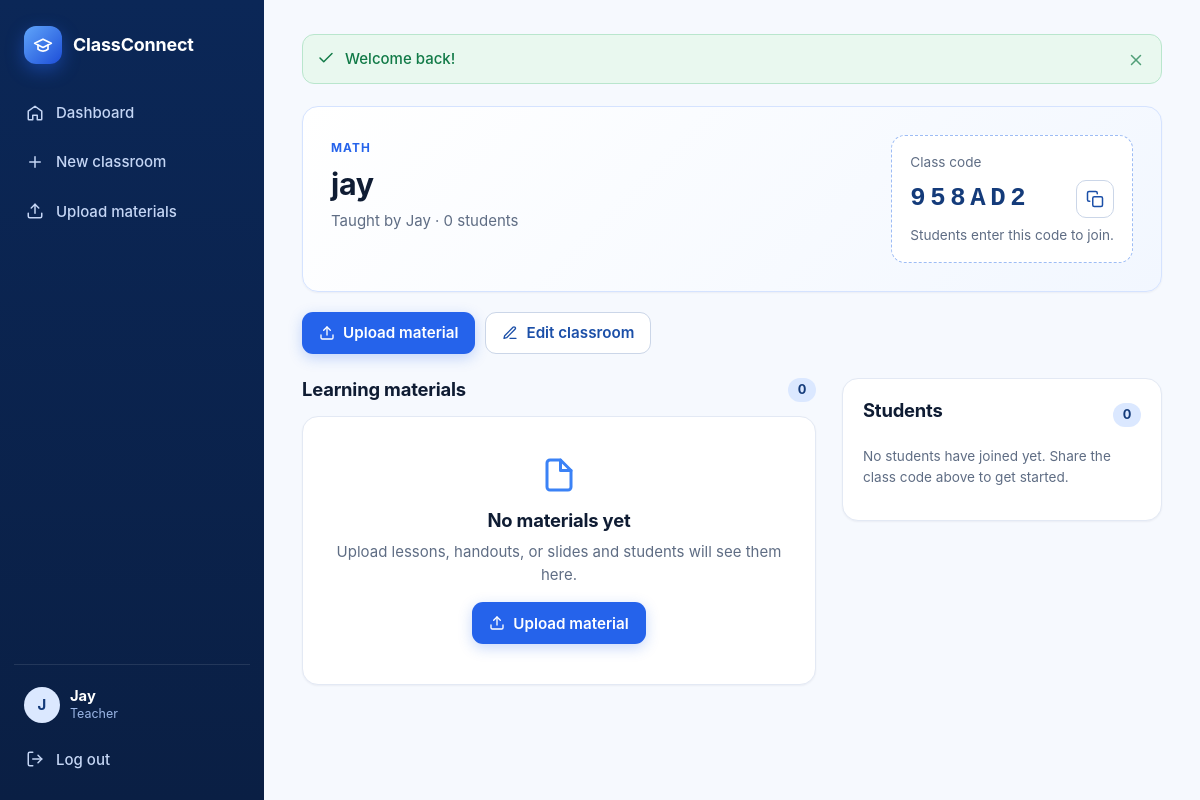
The page /classroom.php?id=1 (signed in) on the database its author committed.
### tables this page shows
CREATE TABLE users (
    id            INTEGER PRIMARY KEY AUTOINCREMENT,
    full_name     TEXT    NOT NULL,
    email         TEXT    NOT NULL UNIQUE,
    password_hash TEXT    NOT NULL,
    role          TEXT    NOT NULL CHECK (role IN ('teacher', 'student')),
    created_at    TEXT    NOT NULL DEFAULT (datetime('now'))
);

CREATE TABLE classrooms (
    id          INTEGER PRIMARY KEY AUTOINCREMENT,
    teacher_id  INTEGER NOT NULL REFERENCES users (id) ON DELETE CASCADE,
    name        TEXT    NOT NULL,
    subject     TEXT    NOT NULL DEFAULT '',
    description TEXT    NOT NULL DEFAULT '',
    class_code  TEXT    NOT NULL UNIQUE,
    created_at  TEXT    NOT NULL DEFAULT (datetime('now'))
);

### app/auth.php (called while the page is built, shortened)
<?php
function current_user(): ?array
{
    static $loaded = false;
    static $user = null;
    if (!$loaded) {
        $loaded = true;
        $id = $_SESSION['user_id'] ?? null;
        if ($id !== null) {
            $user = one('SELECT id, full_name, email, role FROM users WHERE id = ?', [(int) $id]);
        }
    }
    return $user;
}
function require_login(?string $role = null): array
{
    $user = current_user();
    return $user;
}

### app/helpers.php (called while the page is built, shortened)
<?php
function e(?string $value): string
{
    return htmlspecialchars((string) $value, ENT_QUOTES | ENT_SUBSTITUTE, 'UTF-8');
}
function take_flashes(): array
{
    $items = $_SESSION['flash'] ?? [];
    return $items;
}
function first_letter(string $value): string
{
    $value = trim($value);
    if (function_exists('mb_substr') && function_exists('mb_strtoupper')) {
        return mb_strtoupper(mb_substr($value, 0, 1, 'UTF-8'), 'UTF-8');
    }
    return strtoupper(substr($value, 0, 1));
}
function plural(int $count, string $singular, string $plural): string
{
    return $count . ' ' . ($count === 1 ? $singular : $plural);
}

### app/db.php (called while the page is built, shortened)
<?php
function db(): PDO
{
    static $pdo = null;
    if ($pdo === null) {
        $pdo = new PDO('sqlite:' . DB_PATH, null, null, [
            PDO::ATTR_ERRMODE => PDO::ERRMODE_EXCEPTION,
            PDO::ATTR_DEFAULT_FETCH_MODE => PDO::FETCH_ASSOC,
        ]);
        $pdo->exec('PRAGMA foreign_keys = ON');
        $pdo->exec(SCHEMA);
    }
    return $pdo;
}
function q(string $sql, array $params = []): PDOStatement
{
    $statement = db()->prepare($sql);
    $statement->execute($params);
    return $statement;
}
function one(string $sql, array $params = []): ?array
{
    $row = q($sql, $params)->fetch();
    return $row === false ? null : $row;
}
function all(string $sql, array $params = []): array
{
    return q($sql, $params)->fetchAll();
}

### app/classrooms.php (called while the page is built, shortened)
<?php
function find_classroom(int $id): ?array
{
    return one(
        'SELECT c.*, u.full_name AS teacher_name
         FROM classrooms c JOIN users u ON u.id = c.teacher_id
         WHERE c.id = ?',
        [$id]
    );
}
function classroom_for_viewer(int $id, array $user): array
{
    $classroom = find_classroom($id);
    if ($user['role'] === ROLE_TEACHER) {
        return [$classroom, true];
    }
    return [$classroom, false];
}

### public/classroom.php (the view, shortened to what this page needs)
<?php
require __DIR__ . '/../app/bootstrap.php';
$user = require_login();
[$classroom, $isOwner] = classroom_for_viewer((int) ($_GET['id'] ?? 0), $user);
$classroomId = (int) $classroom['id'];
$materials = all(
    'SELECT * FROM learning_materials WHERE classroom_id = ? ORDER BY uploaded_at DESC, id DESC',
    [$classroomId]
);
$memberCount = (int) one('SELECT COUNT(*) AS n FROM classroom_members WHERE classroom_id = ?', [$classroomId])['n'];
$students = $isOwner ? all(
    'SELECT u.id, u.full_name, u.email, cm.joined_at
     FROM classroom_members cm JOIN users u ON u.id = cm.student_id
     WHERE cm.classroom_id = ?
     ORDER BY u.full_name COLLATE NOCASE',
    [$classroomId]
) : [];
page_start($classroom['name'], $classroom['name']);
?>
<section class="card class-hero">
  <div class="class-hero-main">
    <span class="eyebrow"><?= e($classroom['subject'] ?: 'Classroom') ?></span>
    <h1><?= e($classroom['name']) ?></h1>
    <p class="muted">Taught by <?= e($classroom['teacher_name']) ?> · <?= e(plural($memberCount, 'student', 'students')) ?></p>
  </div>
  <div class="class-code-box">
    <span class="small muted">Class code</span>
    <div class="code-row">
      <code><?= e($classroom['class_code']) ?></code>
      <button type="button" class="icon-btn" data-copy="<?= e($classroom['class_code']) ?>" aria-label="Copy class code" title="Copy class code"><?= icon('copy') ?></button>
    </div>
    <span class="small muted">Students enter this code to join.</span>
  </div>
</section>
<div class="toolbar">
  <?php if ($isOwner): ?>
    <a class="btn btn-primary" href="upload.php?classroom=<?= $classroomId ?>"><?= icon('upload') ?> Upload material</a>
    <a class="btn btn-secondary" href="classroom-form.php?id=<?= $classroomId ?>"><?= icon('edit') ?> Edit classroom</a>
  <?php endif; ?>
</div>
<div class="split">
  <section>
    <div class="section-head">
      <h2>Learning materials</h2>
      <span class="badge"><?= count($materials) ?></span>
    </div>
    <?php if ($materials): ?>
      <div class="card-grid">
        <?php foreach ($materials as $m) { material_card($m, $isOwner, false, 'classroom'); } ?>
      </div>
    <?php else: ?>
      <div class="card empty">
        <?= icon('file') ?>
        <h2>No materials yet</h2>
        <?php if ($isOwner): ?>
          <p>Upload lessons, handouts, or slides and students will see them here.</p>
          <a class="btn btn-primary" href="upload.php?classroom=<?= $classroomId ?>"><?= icon('upload') ?> Upload material</a>
        <?php else: ?>
          <p>Your teacher hasn't shared anything yet. Check back soon.</p>
        <?php endif; ?>
      </div>
    <?php endif; ?>
  </section>
  <aside class="stack">
    <?php if ($isOwner): ?>
      <div class="card side-card">
        <div class="section-head">
          <h2>Students</h2>
          <span class="badge"><?= count($students) ?></span>
        </div>
        <?php if ($students): ?>
          <ul class="student-list">
            <?php foreach ($students as $s): ?>
              <li>
                <span class="avatar sm"><?= e(first_letter($s['full_name'])) ?></span>
                <div class="student-meta">
                  <strong><?= e($s['full_name']) ?></strong>
                  <small><?= e($s['email']) ?> · joined <?= e(short_date($s['joined_at'])) ?></small>
                </div>
                <form method="post" action="action.php" class="inline-form" data-confirm="Remove <?= e($s['full_name']) ?> from this classroom?">
                  <?= csrf_field() ?>
                  <input type="hidden" name="action" value="remove_student">
                  <input type="hidden" name="classroom_id" value="<?= $classroomId ?>">
                  <input type="hidden" name="student_id" value="<?= (int) $s['id'] ?>">
                  <button class="icon-btn danger" type="submit" aria-label="Remove <?= e($s['full_name']) ?>" title="Remove student"><?= icon('user-minus') ?></button>
                </form>
              </li>
            <?php endforeach; ?>
          </ul>
        <?php else: ?>
          <p class="muted small">No students have joined yet. Share the class code above to get started.</p>
        <?php endif; ?>
      </div>
    <?php endif; ?>
  </aside>
</div>
<?php
page_end();

### app/layout.php (shortened to what this page needs)
<?php
function page_start(string $title, string $heading = ''): void
{
    $user = current_user();
    ?>
<!doctype html>
<html lang="en">
<head>
  <link rel="stylesheet" href="assets/css/style.css">
</head>
<body>
<?php if ($user !== null): ?>
<div class="app-shell">
  <aside class="sidebar" id="sidebar" aria-label="Main navigation">
    <a class="brand" href="dashboard.php">
      <span class="brand-mark"><?= icon('school') ?></span>
      <span class="brand-name">ClassConnect</span>
    </a>
    <nav class="nav">
      <?= nav_link('dashboard.php', 'home', 'Dashboard') ?>
      <?php if ($user['role'] === ROLE_TEACHER): ?>
        <?= nav_link('classroom-form.php', 'plus', 'New classroom') ?>
        <?= nav_link('upload.php', 'upload', 'Upload materials') ?>
      <?php else: ?>
        <?= nav_link('join.php', 'user-plus', 'Join classroom') ?>
      <?php endif; ?>
    </nav>
    <div class="sidebar-footer">
      <div class="user-chip">
        <span class="avatar"><?= e(first_letter($user['full_name'])) ?></span>
        <div class="user-meta">
          <strong><?= e($user['full_name']) ?></strong>
          <small><?= $user['role'] === ROLE_TEACHER ? 'Teacher' : 'Student' ?></small>
        </div>
      </div>
      <form method="post" action="logout.php">
        <button class="nav-link nav-button" type="submit"><?= icon('logout') ?> Log out</button>
      </form>
    </div>
  </aside>
  <div class="main-column">
    <main class="content">
      <?php render_flashes(); ?>
<?php endif; ?>
<?php
}
function page_end(): void
{
    echo $GLOBALS['app_shell'] ? "</main>\n  </div>\n</div>\n" : "</main>\n";
    echo "<script src=\"assets/js/app.js\"></script>\n</body>\n</html>\n";
}
function nav_link(string $href, string $iconName, string $label): string
{
    $current = basename((string) ($_SERVER['SCRIPT_NAME'] ?? ''));
    $active = $current === basename($href) ? ' active' : '';
    return '<a class="nav-link' . $active . '" href="' . e($href) . '">' . icon($iconName) . ' ' . e($label) . '</a>';
}
function render_flashes(): void
{
    $items = take_flashes();
    echo '<div class="flash-stack" role="status" aria-live="polite">';
    foreach ($items as $item) {
        $kind = in_array($item['type'], ['success', 'error', 'info'], true) ? $item['type'] : 'info';
        $iconName = $kind === 'success' ? 'check' : ($kind === 'error' ? 'alert' : 'info');
        echo '<div class="alert alert-' . $kind . '" data-alert>'
            . icon($iconName)
            . '<span class="alert-text">' . e($item['message']) . '</span>'
            . '<button type="button" class="alert-close" data-dismiss aria-label="Dismiss message">' . icon('x') . '</button>'
            . '</div>';
    }
    echo '</div>';
}
    ?>

### rows shown on the page
users: full_name "J", full_name "Jay"
classrooms: subject "MATH", name "jay", teacher.full_name "Jay", class_code "958AD2"

### other values the page prints
$label "Dashboard New classroom Upload materials"
$item['message'] "Welcome back!"
plural($memberCount, 'student', 'students') "0 students"
count($materials) "0"
count($students) "0"
